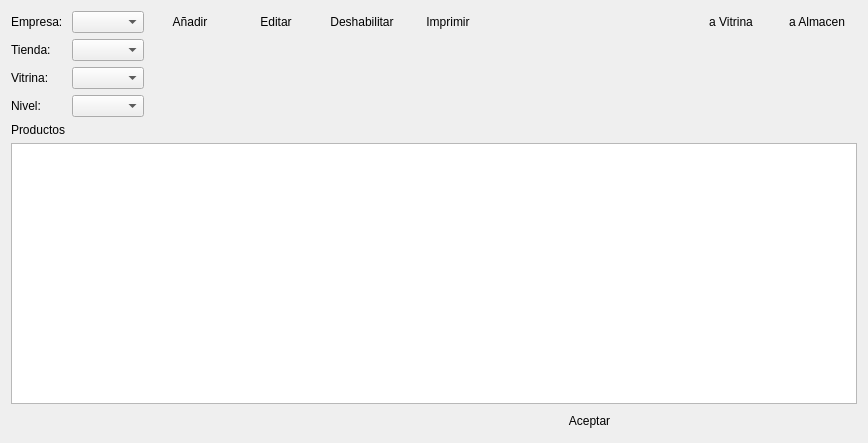
<?xml version="1.0" encoding="UTF-8"?>
<ui version="4.0">
 <class>ui_tienda</class>
 <widget class="QWidget" name="ui_tienda">
  <property name="geometry">
   <rect>
    <x>0</x>
    <y>0</y>
    <width>868</width>
    <height>443</height>
   </rect>
  </property>
  <property name="windowTitle">
   <string>Form</string>
  </property>
  <layout class="QGridLayout" name="gridLayout_7">
   <item row="5" column="0">
    <layout class="QGridLayout" name="gridLayout_6">
     <item row="0" column="1">
      <widget class="QComboBox" name="comboBox_empresa"/>
     </item>
     <item row="3" column="1">
      <widget class="QComboBox" name="comboBox_niveles">
       <item>
        <property name="text">
         <string/>
        </property>
       </item>
      </widget>
     </item>
     <item row="5" column="0" colspan="9">
      <widget class="QTableWidget" name="grilla"/>
     </item>
     <item row="0" column="0">
      <widget class="QLabel" name="lblEmpresa">
       <property name="text">
        <string>Empresa: </string>
       </property>
      </widget>
     </item>
     <item row="2" column="1">
      <widget class="QComboBox" name="comboBox_vitrina">
       <item>
        <property name="text">
         <string/>
        </property>
       </item>
       <item>
        <property name="text">
         <string/>
        </property>
       </item>
      </widget>
     </item>
     <item row="4" column="0" colspan="9">
      <widget class="QLabel" name="label_2">
       <property name="sizePolicy">
        <sizepolicy hsizetype="Fixed" vsizetype="Preferred">
         <horstretch>0</horstretch>
         <verstretch>0</verstretch>
        </sizepolicy>
       </property>
       <property name="text">
        <string>Productos</string>
       </property>
      </widget>
     </item>
     <item row="3" column="0">
      <widget class="QLabel" name="lblNivel">
       <property name="text">
        <string>Nivel:</string>
       </property>
      </widget>
     </item>
     <item row="1" column="0">
      <widget class="QLabel" name="lblTienda">
       <property name="text">
        <string>Tienda: </string>
       </property>
      </widget>
     </item>
     <item row="2" column="0">
      <widget class="QLabel" name="lblVitrina">
       <property name="text">
        <string>Vitrina: </string>
       </property>
      </widget>
     </item>
     <item row="1" column="1">
      <widget class="QComboBox" name="comboBox_tienda">
       <item>
        <property name="text">
         <string/>
        </property>
       </item>
      </widget>
     </item>
     <item row="0" column="2">
      <widget class="QPushButton" name="btnAgregar">
       <property name="sizePolicy">
        <sizepolicy hsizetype="Fixed" vsizetype="Fixed">
         <horstretch>0</horstretch>
         <verstretch>0</verstretch>
        </sizepolicy>
       </property>
       <property name="text">
        <string>Añadir</string>
       </property>
       <property name="icon">
        <iconset resource="../Icons/Icons.qrc">
         <normaloff>:/Icons/1348112114_notification_add.png</normaloff>:/Icons/1348112114_notification_add.png</iconset>
       </property>
       <property name="flat">
        <bool>true</bool>
       </property>
      </widget>
     </item>
     <item row="0" column="3">
      <widget class="QPushButton" name="btnEditar">
       <property name="sizePolicy">
        <sizepolicy hsizetype="Fixed" vsizetype="Fixed">
         <horstretch>0</horstretch>
         <verstretch>0</verstretch>
        </sizepolicy>
       </property>
       <property name="text">
        <string>Editar</string>
       </property>
       <property name="icon">
        <iconset resource="../Icons/Icons.qrc">
         <normaloff>:/Icons/1348112116_file_edit.png</normaloff>:/Icons/1348112116_file_edit.png</iconset>
       </property>
       <property name="flat">
        <bool>true</bool>
       </property>
      </widget>
     </item>
     <item row="0" column="4">
      <widget class="QPushButton" name="btnDeshabilitar">
       <property name="sizePolicy">
        <sizepolicy hsizetype="Fixed" vsizetype="Fixed">
         <horstretch>0</horstretch>
         <verstretch>0</verstretch>
        </sizepolicy>
       </property>
       <property name="text">
        <string>Deshabilitar</string>
       </property>
       <property name="icon">
        <iconset resource="../Icons/Icons.qrc">
         <normaloff>:/Icons/notification_error.png</normaloff>:/Icons/notification_error.png</iconset>
       </property>
       <property name="flat">
        <bool>true</bool>
       </property>
      </widget>
     </item>
     <item row="0" column="5">
      <widget class="QPushButton" name="btnImprimir">
       <property name="sizePolicy">
        <sizepolicy hsizetype="Fixed" vsizetype="Fixed">
         <horstretch>0</horstretch>
         <verstretch>0</verstretch>
        </sizepolicy>
       </property>
       <property name="text">
        <string>Imprimir</string>
       </property>
       <property name="icon">
        <iconset resource="../Icons/Icons.qrc">
         <normaloff>:/Icons/1349716426_print.png</normaloff>:/Icons/1349716426_print.png</iconset>
       </property>
       <property name="flat">
        <bool>true</bool>
       </property>
      </widget>
     </item>
     <item row="0" column="7">
      <widget class="QPushButton" name="pushButton_traspaso">
       <property name="text">
        <string>a Vitrina</string>
       </property>
       <property name="icon">
        <iconset resource="../Icons/Icons.qrc">
         <normaloff>:/Icons/stock_task-assigned-to.png</normaloff>:/Icons/stock_task-assigned-to.png</iconset>
       </property>
       <property name="flat">
        <bool>true</bool>
       </property>
      </widget>
     </item>
     <item row="0" column="8">
      <widget class="QPushButton" name="button_traspaso_almacen">
       <property name="text">
        <string>a Almacen</string>
       </property>
       <property name="icon">
        <iconset resource="../Icons/Icons.qrc">
         <normaloff>:/Icons/stock_task-assigned-to.png</normaloff>:/Icons/stock_task-assigned-to.png</iconset>
       </property>
       <property name="flat">
        <bool>true</bool>
       </property>
      </widget>
     </item>
     <item row="6" column="6">
      <widget class="QPushButton" name="pushButton_aceptar_traspaso">
       <property name="text">
        <string>Aceptar</string>
       </property>
       <property name="icon">
        <iconset resource="../Icons/Icons.qrc">
         <normaloff>:/Icons/notification_done.png</normaloff>:/Icons/notification_done.png</iconset>
       </property>
       <property name="flat">
        <bool>true</bool>
       </property>
      </widget>
     </item>
     <item row="0" column="6">
      <spacer name="horizontalSpacer">
       <property name="orientation">
        <enum>Qt::Horizontal</enum>
       </property>
       <property name="sizeHint" stdset="0">
        <size>
         <width>40</width>
         <height>20</height>
        </size>
       </property>
      </spacer>
     </item>
    </layout>
   </item>
  </layout>
 </widget>
 <resources>
  <include location="../Icons/Icons.qrc"/>
 </resources>
 <connections/>
</ui>
